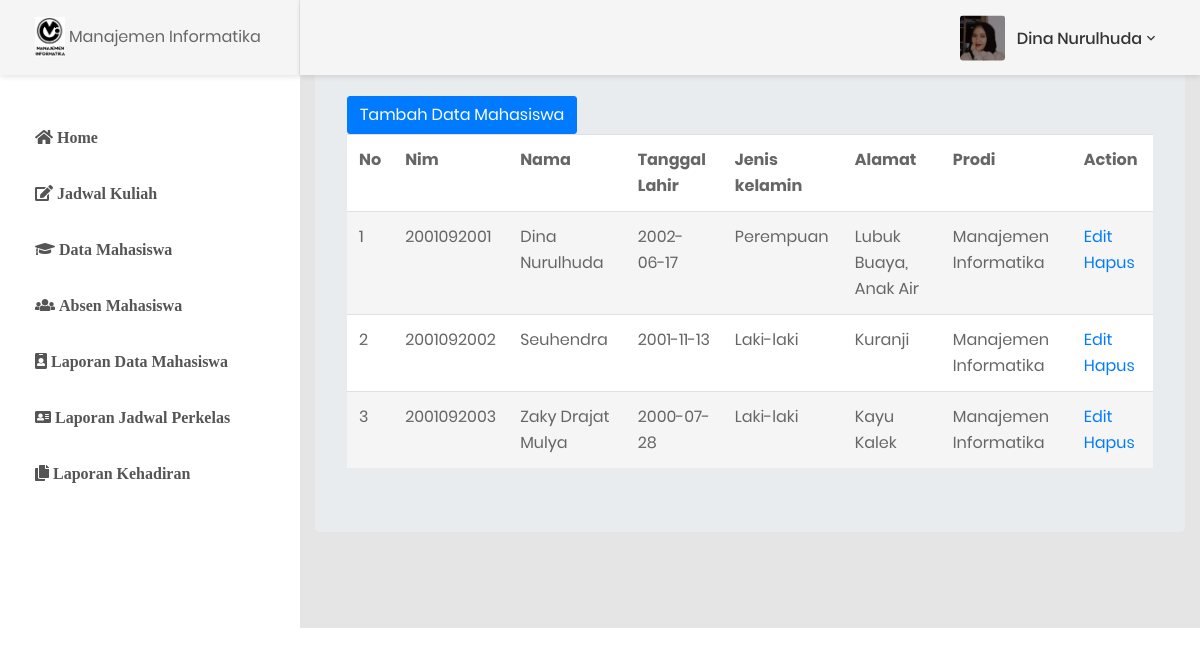
The page /index2.php?p=ListMhs on the database its author committed.
### tables this page shows
CREATE TABLE `tabel_mahasiswa` (
  `nim` int(10) NOT NULL,
  `nama` varchar(30) NOT NULL,
  `ttl` date NOT NULL,
  `jenis_kelamin` varchar(10) NOT NULL,
  `alamat` text NOT NULL,
  `kode_prodi` varchar(5) NOT NULL,
  `id_kelas` varchar(5) NOT NULL
);

CREATE TABLE `tabel_prodi` (
  `kode_prodi` varchar(5) NOT NULL,
  `kode_jurusan` varchar(5) NOT NULL,
  `nama_prodi` varchar(30) NOT NULL
);

### ListMhs.php (the view, shortened to what this page needs)
    <div class="row mt-3">
    <a href="index2.php?p=form_mhs" class="btn btn-primary mt-3">Tambah Data Mahasiswa</a>
        <table class="table table-striped table-hover">
            <tr>
            <th>No</th>
                <th>Nim</th>
                <th>Nama</th>
                <th>Tanggal Lahir</th>
                <th>Jenis kelamin</th>
                <th>Alamat</th>
                <th>Prodi</th>
                <th>Action</th>
            </tr>
            <?php
            include 'koneksi.php';
            $no_urut=1;
            $data = mysqli_query($db, "SELECT* FROM  tabel_mahasiswa JOIN tabel_prodi USING(kode_prodi)");
            while ($d = mysqli_fetch_array($data)) {
            ?>
                <tr>
                    <td><?php echo $no_urut++; ?></td>
                    <td><?php echo $d['nim']; ?></td>
                    <td><?php echo $d['nama']; ?></td>
                    <td><?php echo $d['ttl']; ?></td>
                    <td><?php echo $d['jenis_kelamin']; ?></td>
                    <td><?php echo $d['alamat']; ?></td>
                    <td><?php echo $d['nama_prodi']; ?></td>
                    <td>
                    <a href="index2.php?p=edit_mhs&nim=<?php echo $d['nim']; ?>">Edit</a>
                    <a href="index2.php?p=Hapus&&nim=<?php echo $d['nim']; ?>" onclick="return confirm('Yakin ingin menghapus?')">Hapus</a>
                </td>
                </tr>
                <?php
                }
                ?>
        </table>
    </div>
</div>

### rows shown on the page
tabel_mahasiswa: nim "2001092001", nama "Dina Nurulhuda", ttl "2002-06-17", jenis_kelamin "Perempuan", alamat "Lubuk Buaya, Anak Air", kode_prodi.nama_prodi "Manajemen Informatika"
tabel_mahasiswa: nim "2001092002", nama "Seuhendra", ttl "2001-11-13", jenis_kelamin "Laki-laki", alamat "Kuranji", kode_prodi.nama_prodi "Manajemen Informatika"
tabel_mahasiswa: nim "2001092003", nama "Zaky Drajat Mulya", ttl "2000-07-28", jenis_kelamin "Laki-laki", alamat "Kayu Kalek", kode_prodi.nama_prodi "Manajemen Informatika"
